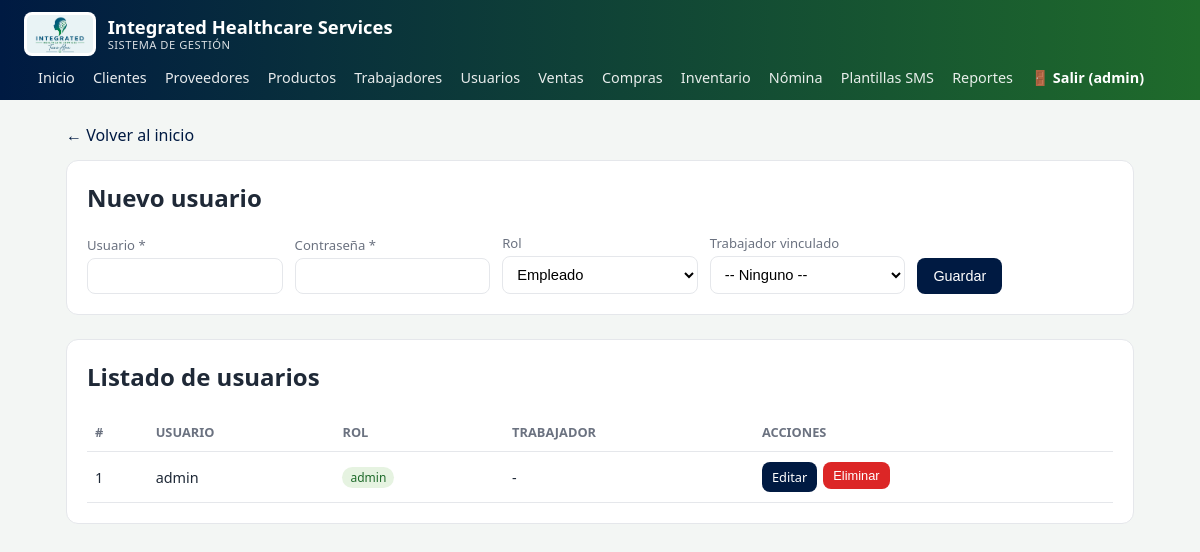
/usuarios (signed in), run on the app's committed database.
### tables this page shows
CREATE TABLE usuarios (
    id_usuario      INTEGER PRIMARY KEY AUTOINCREMENT,
    username        TEXT NOT NULL UNIQUE,
    password_hash   TEXT NOT NULL,
    rol             TEXT DEFAULT 'empleado',
    id_trabajador   INTEGER,
    FOREIGN KEY (id_trabajador) REFERENCES trabajadores(id_trabajador) ON DELETE SET NULL
);

### app.py (the view, shortened to what this page needs)
@app.route("/usuarios", methods=["GET", "POST"])
def usuarios():
    conn = get_connection()
    edit_row = None
    if request.args.get("edit"):
        edit_row = conn.execute("SELECT * FROM usuarios WHERE id_usuario=?", (request.args["edit"],)).fetchone()
    trabajadores_list = conn.execute("SELECT * FROM trabajadores ORDER BY nombre").fetchall()
    rows = conn.execute("""SELECT u.*, t.nombre AS trabajador_nombre FROM usuarios u
                            LEFT JOIN trabajadores t ON u.id_trabajador = t.id_trabajador
                            ORDER BY u.id_usuario DESC""").fetchall()
    conn.close()
    return render_template("usuarios.html", rows=rows, edit_row=edit_row, trabajadores=trabajadores_list)

### app.py (called while the page is built)
@app.before_request
def requerir_login():
    if request.endpoint in RUTAS_PUBLICAS or request.endpoint is None:
        return
    if not session.get("usuario"):
        return redirect(url_for("login"))

### database.py (called while the page is built)
def get_connection():
    conn = sqlite3.connect(DB_PATH)
    conn.execute("PRAGMA foreign_keys = ON;")
    conn.row_factory = sqlite3.Row
    return conn

### templates/usuarios.html (shortened to what this page needs)
{% extends "base.html" %}
{% block content %}
<a class="back-link" href="{{ url_for('index') }}">&larr; Volver al inicio</a>
<div class="card">
  <h2>{{ 'Editar usuario' if edit_row else 'Nuevo usuario' }}</h2>
  <form class="form-grid" method="POST" action="{{ url_for('usuarios') }}">
    <div>
      <label>Usuario *</label>
      <input type="text" name="username" required value="{{ edit_row.username if edit_row else '' }}">
    </div>
    <div>
      <label>Contraseña {{ '(dejar en blanco para no cambiar)' if edit_row else '*' }}</label>
      <input type="password" name="password" {{ 'required' if not edit_row else '' }}>
    </div>
    <div>
      <label>Rol</label>
      <select name="rol">
        {% set current_rol = edit_row.rol if edit_row else 'empleado' %}
        <option value="empleado" {% if current_rol == 'empleado' %}selected{% endif %}>Empleado</option>
      </select>
    </div>
    <div>
      <label>Trabajador vinculado</label>
      <select name="id_trabajador">
        <option value="">-- Ninguno --</option>
      </select>
    </div>
    <div>
      <button type="submit">{{ 'Actualizar' if edit_row else 'Guardar' }}</button>
    </div>
  </form>
</div>
<div class="card">
  <h2>Listado de usuarios</h2>
  <table>
    <thead>
      <tr><th>#</th><th>Usuario</th><th>Rol</th><th>Trabajador</th><th>Acciones</th></tr>
    </thead>
    <tbody>
      {% for r in rows %}
      <tr>
        <td>{{ r.id_usuario }}</td>
        <td>{{ r.username }}</td>
        <td><span class="badge">{{ r.rol }}</span></td>
        <td>{{ r.trabajador_nombre or '-' }}</td>
        <td class="actions">
          <a class="btn" href="{{ url_for('usuarios', edit=r.id_usuario) }}">Editar</a>
          <form method="POST" action="{{ url_for('delete_usuario', id_usuario=r.id_usuario) }}"
                onsubmit="return confirm('¿Eliminar este usuario?');">
            <button type="submit" class="btn-danger">Eliminar</button>
          </form>
        </td>
      </tr>
      {% else %}
      <tr><td colspan="5" style="color:#6b7280;">No hay usuarios registrados.</td></tr>
      {% endfor %}
    </tbody>
  </table>
</div>
{% endblock %}

### templates/base.html (shortened to what this page needs)
<!DOCTYPE html>
<html lang="es">
<head>
  <link rel="stylesheet" href="{{ url_for('static', filename='style.css') }}">
</head>
<body>
  <header class="topbar">
    <div class="brand">
      <img src="{{ url_for('static', filename='branding/logo.png') }}" alt="Integrated Healthcare Services">
      <h1>Integrated Healthcare Services<small>SISTEMA DE GESTIÓN</small></h1>
    </div>
    <nav>
      <a href="{{ url_for('index') }}">Inicio</a>
      <a href="{{ url_for('clientes') }}">Clientes</a>
      <a href="{{ url_for('proveedores') }}">Proveedores</a>
      <a href="{{ url_for('productos') }}">Productos</a>
      <a href="{{ url_for('trabajadores') }}">Trabajadores</a>
      <a href="{{ url_for('usuarios') }}">Usuarios</a>
      <a href="{{ url_for('ventas') }}">Ventas</a>
      <a href="{{ url_for('compras') }}">Compras</a>
      <a href="{{ url_for('inventario') }}">Inventario</a>
      <a href="{{ url_for('nomina') }}">Nómina</a>
      <a href="{{ url_for('plantillas_home') }}">Plantillas SMS</a>
      <a href="{{ url_for('reportes') }}">Reportes</a>
      <a href="{{ url_for('logout') }}" style="opacity:1;font-weight:600;">🚪 Salir ({{ session.get('usuario','') }})</a>
    </nav>
  </header>
  <main>
    {% block content %}{% endblock %}
  </main>
</body>
</html>

### static/style.css (style rules this page uses)
:root { --primary: #001a42; --primary-dark: #000f28; --accent-green: #1f6b2b; --accent-green-light: #7ac142; --bg: #f3f6f4; --card: #ffffff; --text: #1f2937; --muted: #6b7280; --danger: #dc2626; --success: #1f6b2b; --border: #e5e7eb; }
* { box-sizing: border-box; }
body { margin: 0; font-family: 'Segoe UI', Roboto, Arial, sans-serif; background: var(--bg); color: var(--text); }
header.topbar { background: linear-gradient(90deg, var(--primary), var(--accent-green)); color: white; padding: 12px 24px; display: flex; align-items: center; justify-content: space-between; flex-wrap: wrap; gap: 10px; }
header.topbar .brand { display: flex; align-items: center; gap: 12px; }
header.topbar .brand img { height: 44px; width: auto; background: white; border-radius: 8px; padding: 3px; }
header.topbar h1 { margin: 0; font-size: 1.15rem; line-height: 1.2; }
header.topbar h1 small { display: block; font-size: 0.7rem; font-weight: 400; opacity: 0.85; letter-spacing: 0.5px; }
header.topbar nav a { color: white; text-decoration: none; margin-left: 14px; font-size: 0.9rem; opacity: 0.9; }
main { max-width: 1100px; margin: 24px auto; padding: 0 16px 60px; }
.card { background: var(--card); border: 1px solid var(--border); border-radius: 12px; padding: 20px; margin-bottom: 24px; }
h2 { margin-top: 0; }
form.form-grid { display: grid; grid-template-columns: repeat(auto-fit, minmax(180px, 1fr)); gap: 12px; align-items: end; }
label { font-size: 0.82rem; color: var(--muted); display: block; margin-bottom: 4px; }
input, select, textarea { width: 100%; padding: 9px 10px; border: 1px solid var(--border); border-radius: 8px; font-size: 0.92rem; background: #fff; }
button, .btn { background: var(--primary); color: white; border: none; padding: 10px 16px; border-radius: 8px; cursor: pointer; font-size: 0.9rem; text-decoration: none; display: inline-block; }
.btn-danger { background: var(--danger); }
table { width: 100%; border-collapse: collapse; margin-top: 14px; font-size: 0.9rem; }
th, td { text-align: left; padding: 10px 8px; border-bottom: 1px solid var(--border); }
th { color: var(--muted); font-weight: 600; font-size: 0.8rem; text-transform: uppercase; }
.actions { display: flex; gap: 6px; }
.actions form { display: inline; }
.actions .btn, .actions button { padding: 6px 10px; font-size: 0.8rem; }
.back-link { display: inline-block; margin-bottom: 14px; color: var(--primary); text-decoration: none; }
.badge { display: inline-block; padding: 2px 8px; border-radius: 999px; font-size: 0.75rem; background: #e6f3e1; color: var(--accent-green); }

### data on the page
usuarios: id_usuario "1", username "admin", rol "admin", trabajador_nombre "-"

### other printed values
{{ session.get('usuario','') }} "admin"
{{ 'Editar usuario' if edit_row else 'Nuevo usuario' }} "Nuevo usuario"
{{ '(dejar en blanco para no cambiar)' if edit_row else '*' }} "*"
{{ 'Actualizar' if edit_row else 'Guardar' }} "Guardar"
